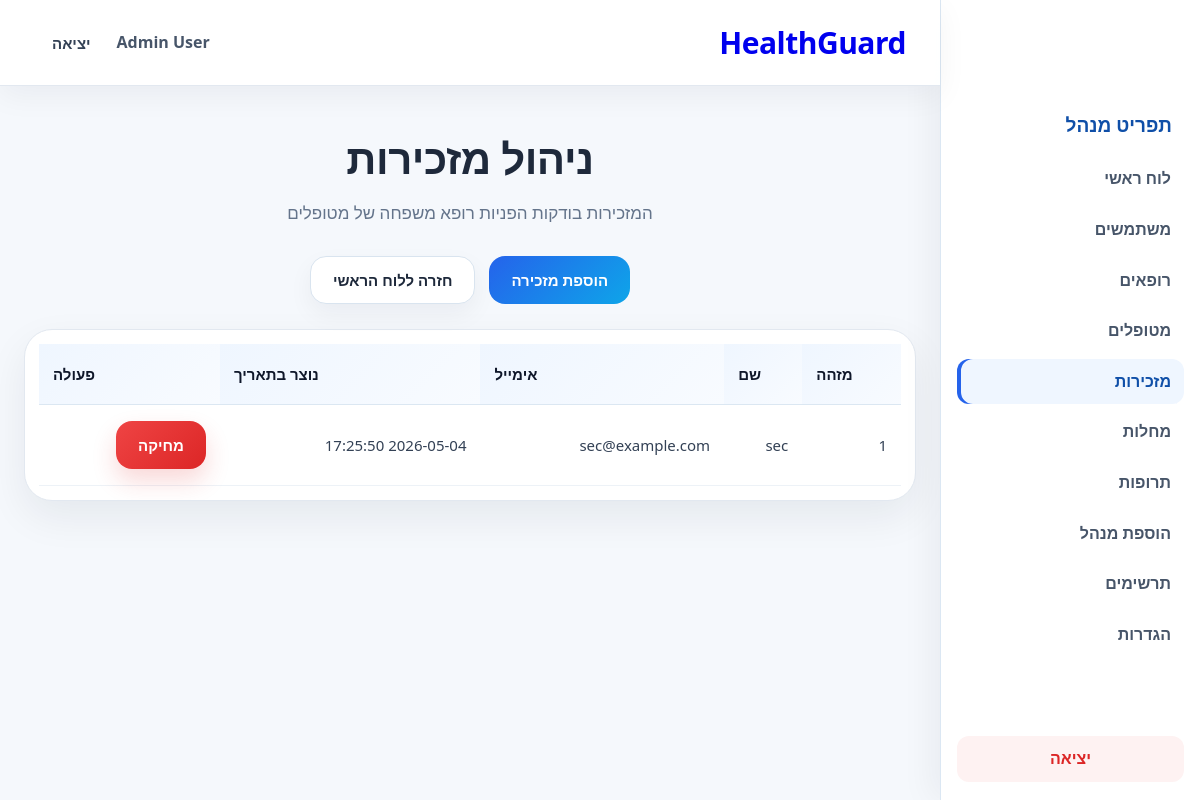
The app's page /admin/manage_secretaries.php (signed in) with its own data.
### tables this page shows
CREATE TABLE `secretaries` (
  `secretary_id` int(11) NOT NULL,
  `user_id` int(11) NOT NULL
);

CREATE TABLE `users` (
  `user_id` int(11) NOT NULL,
  `name` varchar(100) NOT NULL,
  `role` enum('patient','doctor','admin','secretary') NOT NULL,
  `email` varchar(100) NOT NULL,
  `password` varchar(255) NOT NULL,
  `city` varchar(80) DEFAULT NULL,
  `created_at` timestamp NULL DEFAULT current_timestamp()
);

### admin/manage_secretaries.php (the view, shortened to what this page needs)
<?php
$conn = OpenCon();
$sql = "SELECT
            secretaries.secretary_id,
            users.user_id,
            users.name,
            users.email,
            users.created_at
        FROM secretaries
        JOIN users
            ON secretaries.user_id=users.user_id
        ORDER BY secretaries.secretary_id DESC";
$result = mysqli_query($conn, $sql);
?>
<!DOCTYPE html>
<html lang="he" dir="rtl">
<head>
    <link rel="stylesheet" href="/HealthGuard/style.css">
</head>
<body>
<?php include("../navbar.php"); ?>
<div class="section">
    <h1 class="section-title">ניהול מזכירות</h1>
    <p class="section-subtitle">המזכירות בודקות הפניות רופא משפחה של מטופלים</p>
    <div class="hero-actions" style="justify-content:center; margin-bottom:25px;">
        <a href="/HealthGuard/admin/add_secretary.php" class="primary-btn">הוספת מזכירה</a>
        <a href="/HealthGuard/admin/admin_dashboard.php" class="secondary-btn">חזרה ללוח הראשי</a>
    </div>
    <div class="table-wrapper">
        <table>
            <tr>
                <th>מזהה</th>
                <th>שם</th>
                <th>אימייל</th>
                <th>נוצר בתאריך</th>
                <th>פעולה</th>
            </tr>
            <?php if (mysqli_num_rows($result) > 0) { ?>
                <?php while ($row = mysqli_fetch_assoc($result)) { ?>
                <tr>
                    <td><?php echo $row['secretary_id']; ?></td>
                    <td><?php echo $row['name']; ?></td>
                    <td><?php echo $row['email']; ?></td>
                    <td><?php echo $row['created_at']; ?></td>
                    <td>
                        <a href="/HealthGuard/admin/delete_secretary.php?user_id=<?php echo $row['user_id']; ?>"
                           class="danger-btn"
                           onclick="return confirm('למחוק את המזכירה?')">מחיקה</a>
                    </td>
                </tr>
                <?php } ?>
            <?php } else { ?>
                <tr><td colspan="5">לא נמצאו מזכירות.</td></tr>
            <?php } ?>
        </table>
    </div>
</div>
</body>
</html>

### style.css (style rules this page uses)
* { margin: 0; padding: 0; box-sizing: border-box; }
html, body { min-height: 100%; font-family: "Segoe UI", Tahoma, Geneva, Verdana, sans-serif; scroll-behavior: smooth; }
html[dir="rtl"] body { direction: rtl; text-align: right; }
body { background: #f5f8fc; color: #1e293b; line-height: 1.6; }
a { text-decoration: none; transition: 0.25s ease; }
body.has-app-sidebar { padding-right: 260px; }
.primary-btn, .secondary-btn, .danger-btn, button, a.primary-btn, a.secondary-btn, a.danger-btn { display: inline-flex !important; align-items: center !important; justify-content: center !important; text-decoration: none !important; font-weight: 800 !important; font-size: 15px !important; line-height: 1 !important; cursor: pointer !important; border-radius: 16px !important; padding: 12px 22px !important; min-height: 48px !important; transition: 0.25s ease !important; border: none; }
.primary-btn, a.primary-btn, button { background: linear-gradient(135deg, #2563eb, #0ea5e9) !important; color: #ffffff !important; }
.secondary-btn, a.secondary-btn { background: #ffffff !important; color: #1e293b !important; border: 1px solid #d9e4ef !important; box-shadow: 0 10px 24px rgba(15, 23, 42, 0.05) !important; }
.danger-btn, a.danger-btn { background: linear-gradient(135deg, #ef4444, #dc2626) !important; color: #ffffff !important; border: none !important; box-shadow: 0 12px 24px rgba(220, 38, 38, 0.18) !important; }
.section { width: 100%; max-width: 1380px; margin: 0 auto; padding: 38px 24px 42px; }
.section-title { font-size: 42px; font-weight: 800; text-align: center; margin-bottom: 8px; letter-spacing: -0.5px; }
.section-subtitle { text-align: center; font-size: 17px; color: #64748b; margin-bottom: 30px; }
.hero-actions { display: flex; justify-content: center; align-items: center; gap: 14px; flex-wrap: wrap; }
.table-wrapper { width: 100%; overflow-x: auto; background: #ffffff; border-radius: 28px; border: 1px solid #e2e8f0; box-shadow: 0 16px 40px rgba(15, 23, 42, 0.07); padding: 14px; }
table { width: 100%; border-collapse: collapse; min-width: 760px; }
table th { text-align: left; padding: 18px 14px; font-size: 15px; font-weight: 900; color: #0f172a; background: linear-gradient(135deg, #eff6ff, #f8fbff); border-bottom: 1px solid #dbe7f2; }
table td { padding: 16px 14px; border-bottom: 1px solid #edf2f7; color: #334155; font-size: 15px; vertical-align: middle; }

### records on screen
secretaries: secretary_id "1", user.name "sec", user.email "sec@example.com", user.created_at "2026-05-04 17:25:50"

### other values on screen
$site_name "HealthGuard"
$_SESSION['name'] "Admin User"
$role_labels[$_SESSION['role']] "מנהל"
$label "לוח ראשי"
$label "משתמשים"
$label "רופאים"
$label "מטופלים"
$label "מזכירות"
$label "מחלות"
$label "תרופות"
$label "הוספת מנהל"
$label "תרשימים"
$label "הגדרות"
